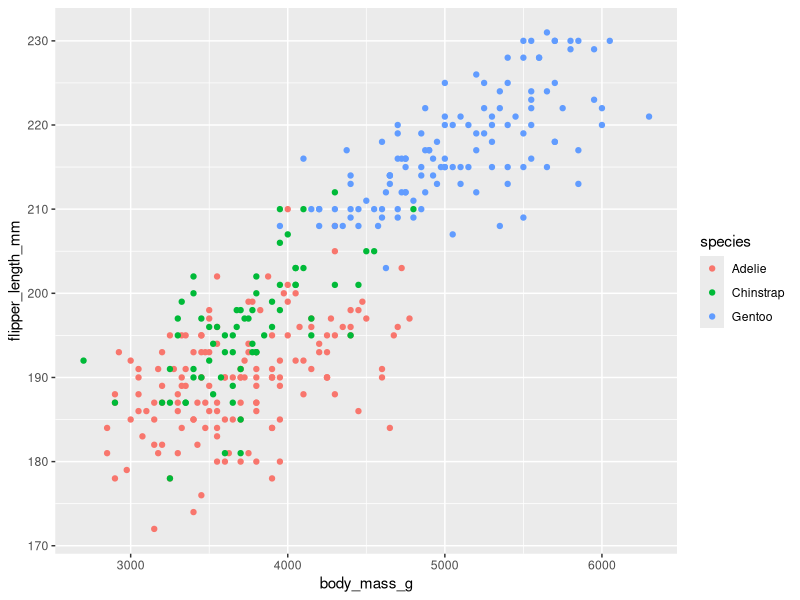
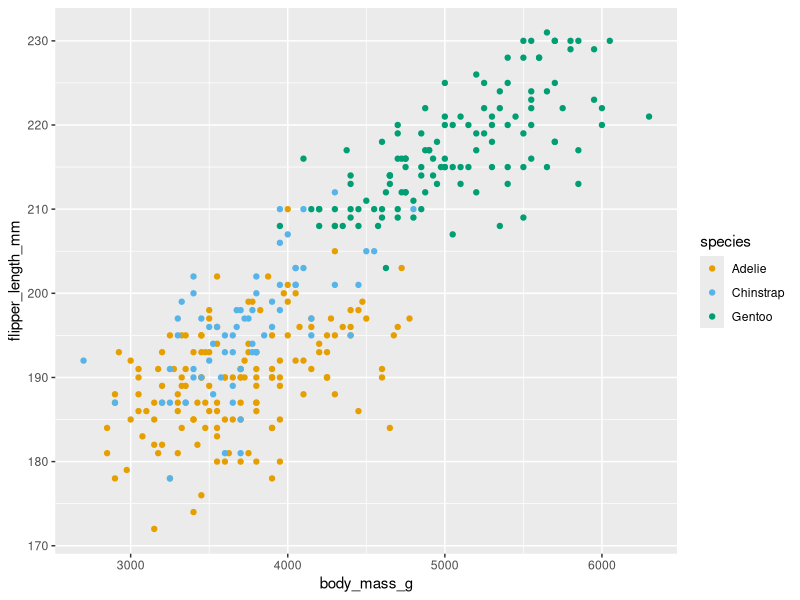
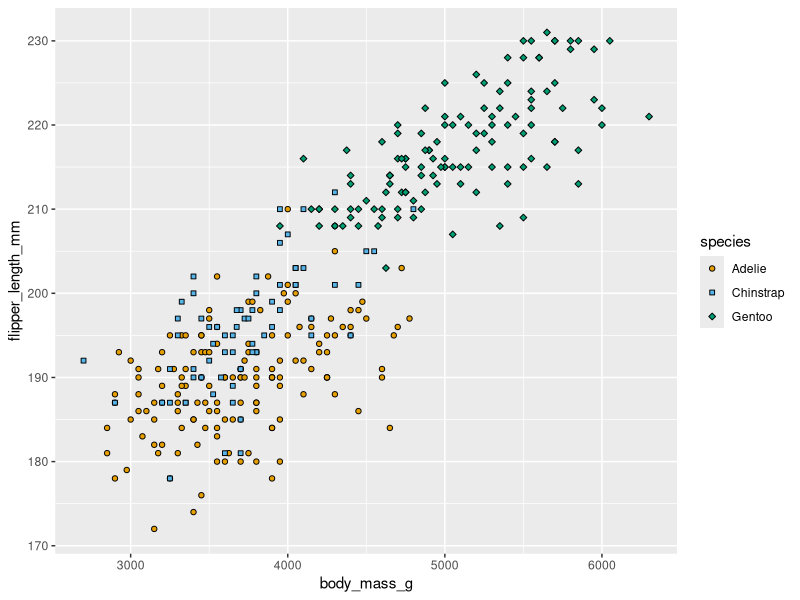
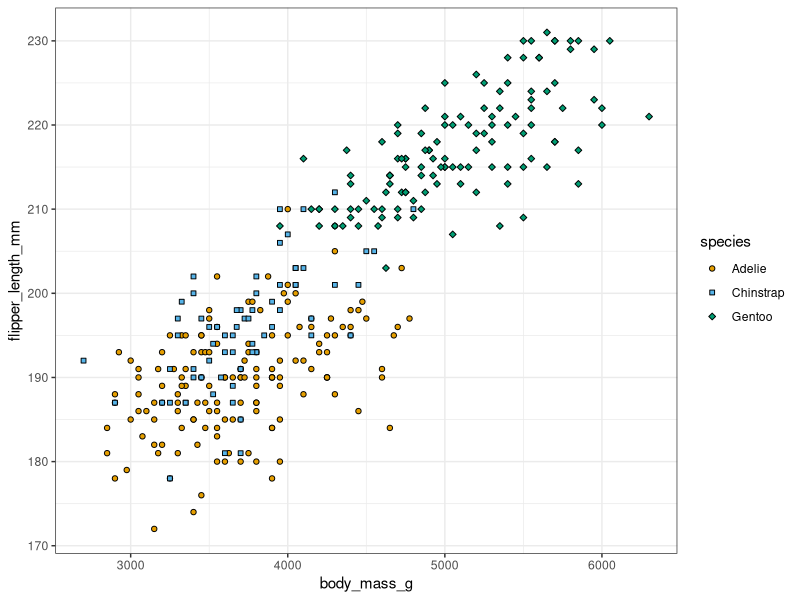
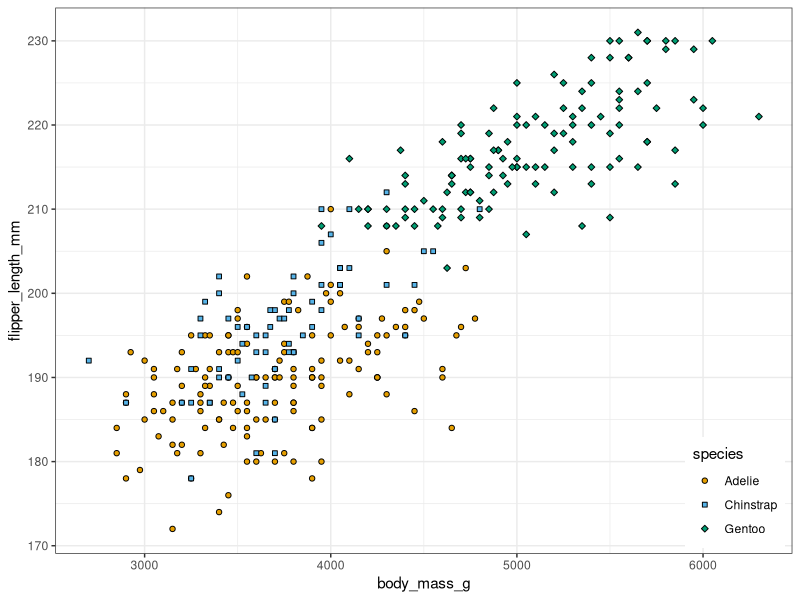
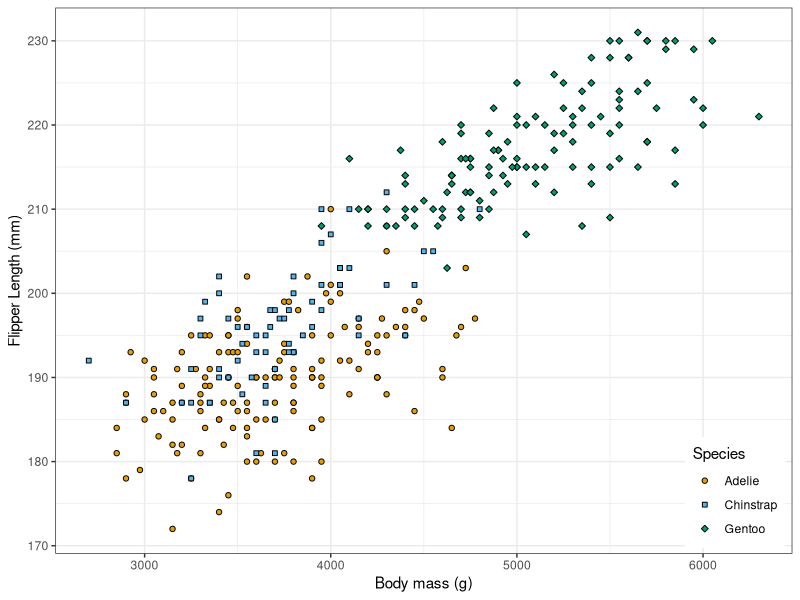

Source code (R) for these figures, in order:
library(ggplot2)
library(palmerpenguins)

# How scales costomize the expression of mappings

# Manually override default values
ggplot(penguins, aes(body_mass_g, flipper_length_mm, color = species)) +
  geom_point()

# Use a color blind friendly palette
okabe_ito <- c("#E69F00", "#56B4E9", "#009E73", "#F0E442","#0072B2")

ggplot(penguins, aes(body_mass_g, flipper_length_mm, color = species)) +
  geom_point() +
  scale_color_manual (values = okabe_ito)

# We can do the same with shapes
ggplot(penguins, aes(body_mass_g, flipper_length_mm,
                     fill = species, shape = species)) +
  geom_point() +
  scale_fill_manual (values = okabe_ito) +
  scale_shape_manual (values = 21:25)


# Built-in and costom themes
ggplot(penguins, aes(body_mass_g, flipper_length_mm,
                     fill = species, shape = species)) +
  geom_point() +
  scale_fill_manual (values = okabe_ito) +
  scale_shape_manual (values = 21:25) +
  theme_bw() # Built-in theme

# Move legend inside figure panel
ggplot(penguins, aes(body_mass_g, flipper_length_mm,
                     fill = species, shape = species)) +
  geom_point() +
  scale_fill_manual (values = okabe_ito) +
  scale_shape_manual (values = 21:25) +
  theme_bw() +
  theme(legend.position = "inside",
        legend.position.inside = c(0.99, 0.01),
        legend.justification = c(1, 0))


# Fix the labels
ggplot(penguins, aes(body_mass_g, flipper_length_mm,
                     fill = species, shape = species)) +
  geom_point() +
  scale_fill_manual (values = okabe_ito) +
  scale_shape_manual (values = 21:25) +
  labs(x = "Body mass (g)",
       y = "Flipper Length (mm)",
       fill = "Species",
       shape = "Species") +
  theme_bw() +
  theme(legend.position = "inside",
        legend.position.inside = c(0.99, 0.01),
        legend.justification = c(1, 0))
